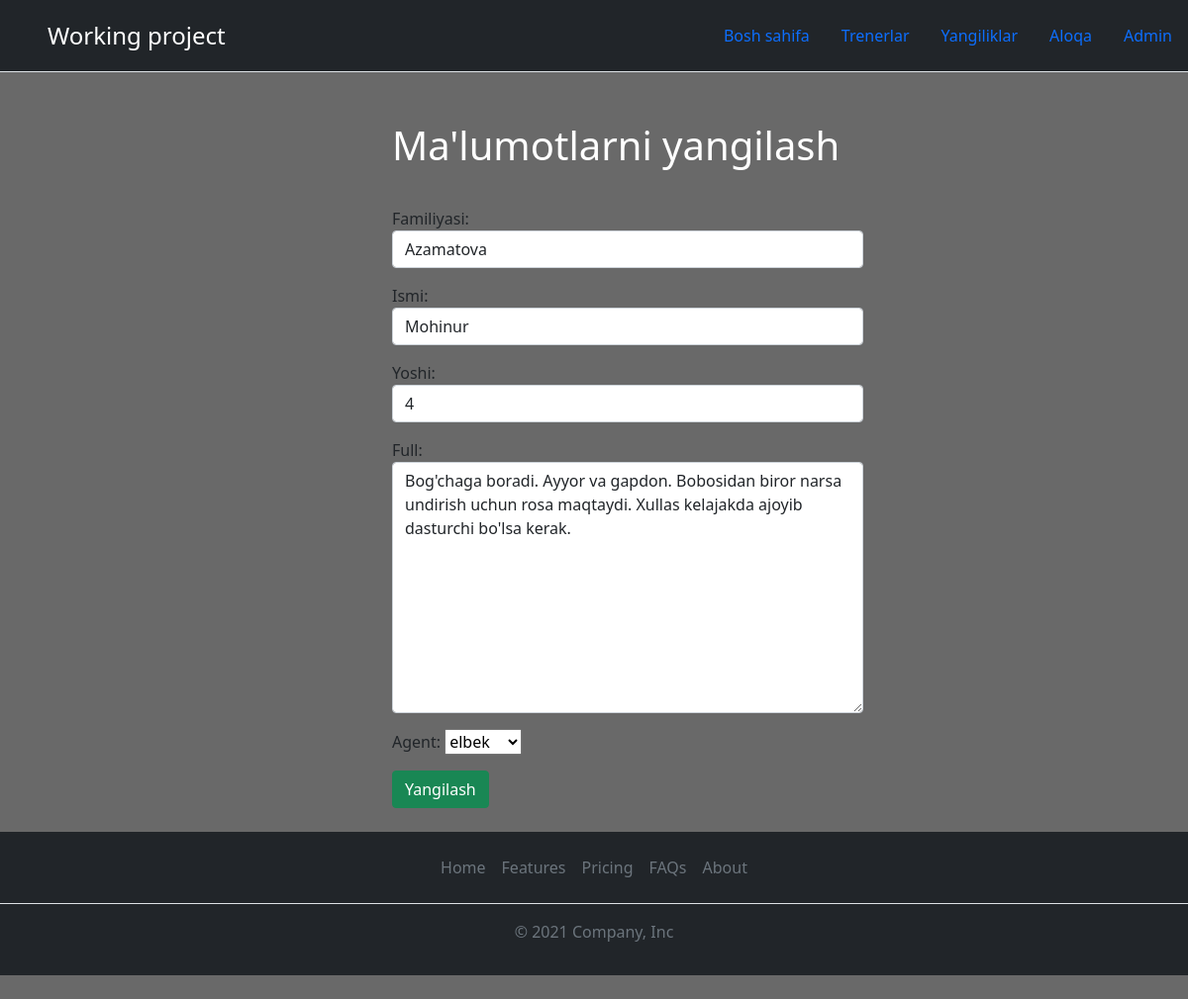
Page /1/update/ on the committed database.
### leads/models.py (models this page shows, shortened)
class Lead(models.Model):
    familiyasi = models.CharField(max_length=20)
    ismi = models.CharField(max_length=20)
    yoshi = models.IntegerField(default=0)
    full = models.TextField()
    agent = models.ForeignKey("Agent", on_delete=models.CASCADE)

### leads/views.py (the view)
def lead_update(request, pk):
    lead = Lead.objects.get(id=pk)
    form = LeadModelForm(instance = lead)
    if request.method == "POST":
        form = LeadModelForm(request.POST, instance = lead)
        if form.is_valid():
            form.save()
            return redirect('/about')
    context = {
        'form': form,
        'lead': lead
    }
    return render(request, "update.html", context)

### leads/forms.py
class LeadModelForm(forms.ModelForm):
    class Meta:
        model = Lead
        fields = ['familiyasi', 'ismi', 'yoshi', 'full', 'agent']
        widgets = {
            "familiyasi": TextInput(attrs={
                'class': 'form-control',
                'placeholder': 'Familiyasi'
            }),
            "ismi": TextInput(attrs={
                'class': 'form-control',
                'placeholder': 'Ismi'
            }),
            "yoshi": TextInput(attrs={
                'class': 'form-control',
                'placeholder': 'Yoshi'
            }),
            "full": Textarea(attrs={
                'class': 'form-control',
                'placeholder': 'Tarjimai hol'
            }),
        }

### leads/models.py (called while the page is built)
    def __str__(self):
        return str(self.user)

### template/update.html (shortened to what this page needs)
{% extends "layout.html" %}
{% block content %}
<div class="container" style="margin-left: 32%; width:500px; margin-top: 50px;">
   <h1 class="text-white" style="padding-bottom: 30px;">Ma'lumotlarni yangilash</h1>
   <form action="" method="post">
      {{ form.as_p }}
      <button type="submit" class="btn btn-success">Yangilash</button>
   </form>
</div>
{% endblock content %}

### static/css/style.css (style rules this page uses)
body { background-color:dimgray; }

### rows in the picture
Lead: familiyasi "Azamatova", ismi "Mohinur", yoshi "4", full "Bog'chaga boradi. Ayyor va gapdon. Bobosidan biror narsa undirish uchun rosa maqtaydi. Xullas kelajakda ajoyib dasturchi bo'lsa kerak.", agent "elbek"
